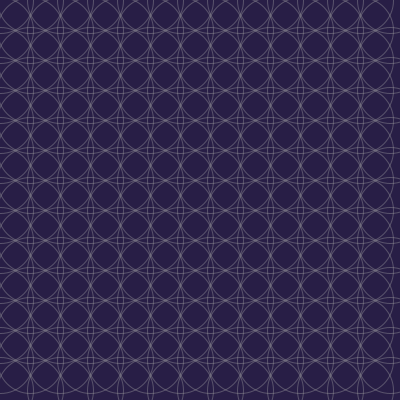
Frame 1 (no input)
Frame 60 (the mouse pressed at the canvas centre just before this capture): identical to frame 1, image omitted
Frame 120 (the mouse held since frame 60 and released just before this capture): identical to frame 1, image omitted

The Processing sketch that drew this single still picture (run headless with seeded random() and noise(); from frame 60 on, the mouse is pressed at the canvas centre):

// Processing sketch: processing_93864
// ── processing_93864.pde

//HW 8 Cristina Shin cshin1 Copyright Cristina Shin 2013
int y;
int phase;


void setup() {
  size ( 400, 400 );
  smooth( );

}

void draw( ) {
  if (phase == 0 ) {
    design1( );
  } else if (phase == 1 ) {
    design2( ); 

  }
}

void design1( ) {
  background( 40,30,70);

  for (int r = 0; r < width; r = r + 30) {
  for (int s = 0; s < height; s = s + 30) {
      stroke( 165, 100 );
  strokeWeight( 1);
  noFill( );

  ellipse( r, s, width/6, height/6 );



}}}

void design2( ) {
  background (120, 130, 230);

  y = y + 8;
  int x = 0;
  while (x < width)
  {

    stroke(random(200));
    ellipse(x, y, width/6, height/6);
    x = x + 20;
    
    if ( y > width ) {
      y = 0;
    }
  }

}

void keyPressed( ) { 
  if (key == 'z' ) {
  phase = 1;
  } else if (key == 'x') {
  phase = 0;
  }}
